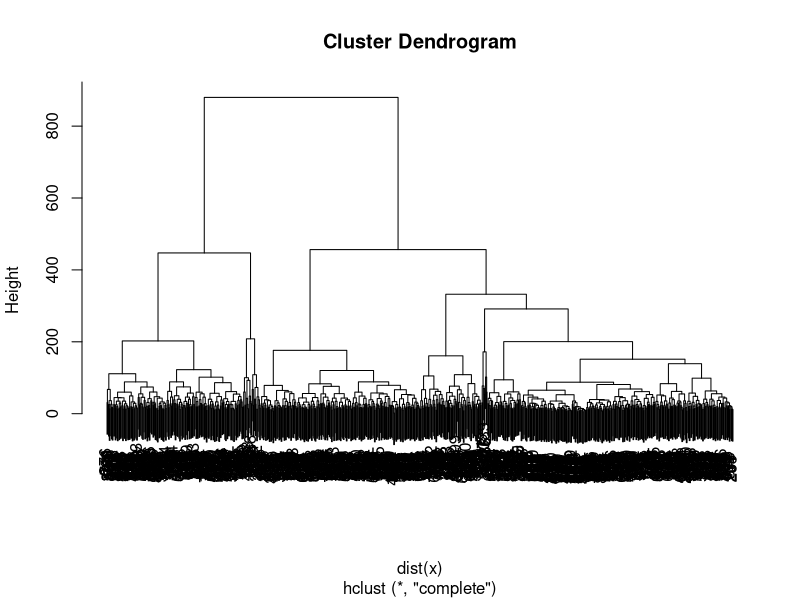

The R source for this figure:
library(mlbench)
library(e1071)

data(Vehicle)


x<-Vehicle[,-19]


hc<-hclust(dist(x),method = "complete")
vec <- cutree(hc,k=15)
table(Vehicle[,19],vec)
plot(hc)



